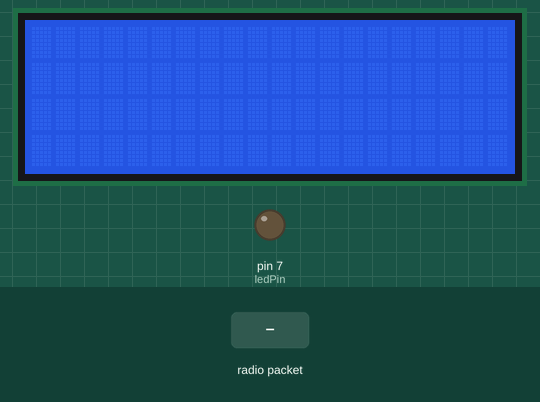
The sketch below on a simulated Arduino Uno, built with avr-gcc and run on an emulated ATmega328P. On the bench: 20×4 character LCD, output pins drawn as LEDs (lit = HIGH). Inputs (shaded band) come from the test bench. No radio packets arrive unless stated; what the sketch prints to the serial monitor is not drawn.

Above: at 1.2 s.
1.3 s: radio packet "Button Pressed" arrives
At 2.4 s:
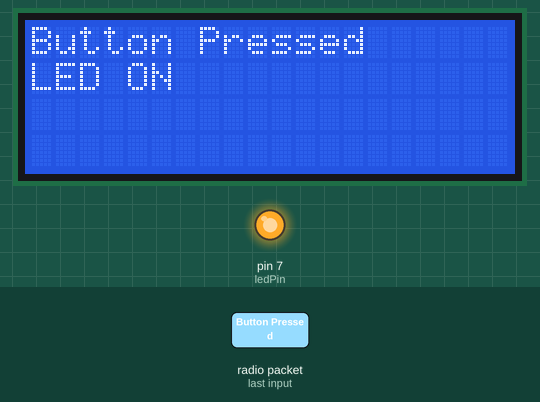
2.8 s: radio packet "1" arrives
At 3.5 s:
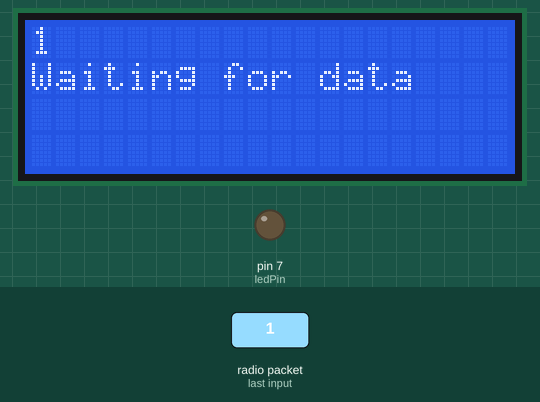
Timing chart, 0 to 5.8 s (numbered marks = the images above; inputs shaded):
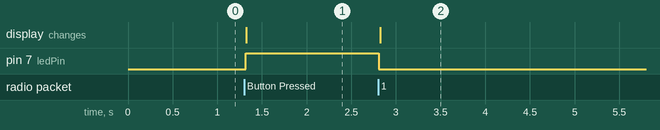

The sketch:

multiple_sensors_Uno.ino
```cpp
#include <SPI.h>
#include <nRF24L01.h>
#include <RF24.h>
#include <Wire.h>
#include <LiquidCrystal_I2C.h>

RF24 radio(9, 10); // CE, CSN
const byte address[6] = "00001";
LiquidCrystal_I2C lcd(0x27, 20, 4);
const int ledPin = 7;

void setup() {
  Serial.begin(9600);
  lcd.init();
  lcd.backlight();

  pinMode(ledPin, OUTPUT);
  radio.begin();
  radio.openReadingPipe(1, address);
  radio.setPALevel(RF24_PA_LOW);
  radio.setDataRate(RF24_1MBPS);
  radio.startListening();
}

void loop() {
  if (radio.available()) {
    char text[128] = "";
    radio.read(&text, sizeof(text));

    Serial.print("Received: ");
    Serial.println(text);

    lcd.clear();
    lcd.setCursor(0, 0);
    lcd.print(text);

    if (strcmp(text, "Button Pressed") == 0) {
      digitalWrite(ledPin, HIGH);
      lcd.setCursor(0, 1);
      lcd.print("LED ON   ");
    } else {
      digitalWrite(ledPin, LOW);
      lcd.setCursor(0, 1);
      lcd.print("Waiting for data   ");
    }
  }
}
```

Measured:
- after the input at 1.3 s, pin 7 (ledPin): LOW → HIGH at once; the display: changes at once (image 1)
- after the input at 2.8 s, pin 7 (ledPin): HIGH → LOW at once; the display: changes at once (image 2)
